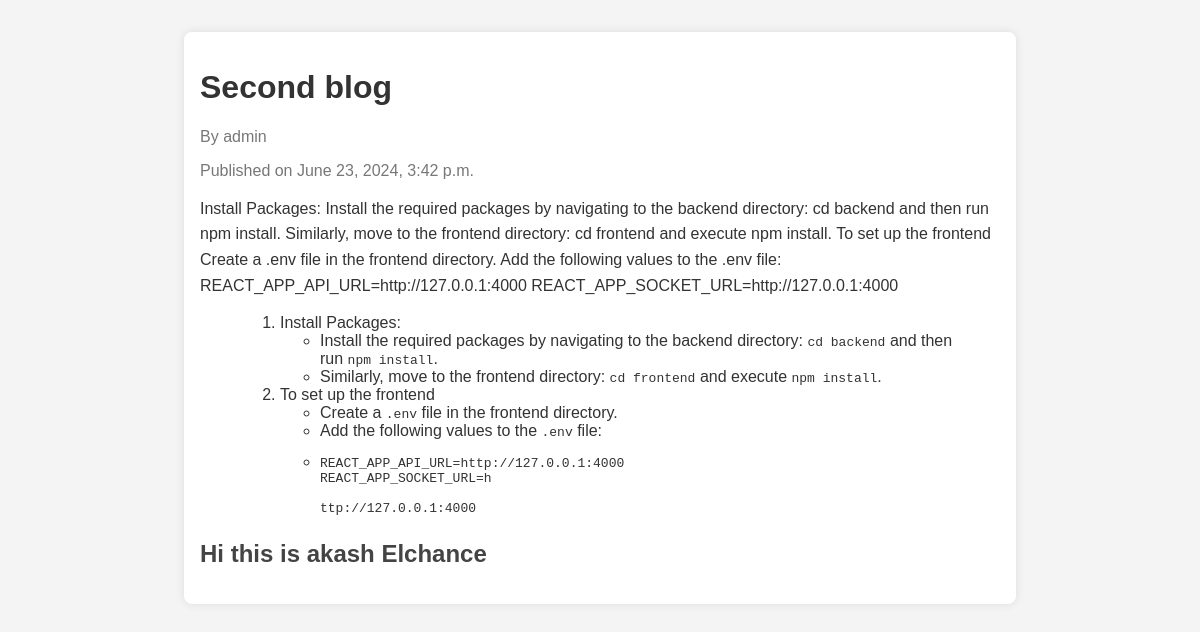
/api/blog/admin/preview/2/, run on the app's committed database.
### blog/models.py (models this page shows, shortened)
class Post(models.Model):
    author = models.ForeignKey(User, on_delete=models.CASCADE)
    title = models.CharField(max_length=200)
    slug = models.SlugField(unique=True, max_length=255, editable=False)
    created_at = models.DateTimeField(auto_now_add=True)
    updated_at = models.DateTimeField(auto_now=True)
    category = models.ManyToManyField('Category')
    tags = models.ManyToManyField('Tag')
    is_published = models.BooleanField(default=False)

class Section(models.Model):
    SECTION_TYPES = [
        ('heading', 'Heading'),
        ('subheading', 'Subheading'),
        ('paragraph', 'Paragraph'),
        ('image', 'Image'),
        ('content', 'Content'),
        ('custom', 'Custom'),
    ]
    post = models.ForeignKey(
        'Post', related_name='sections', on_delete=models.CASCADE)
    section_type = models.CharField(max_length=20, choices=SECTION_TYPES)
    content = models.TextField(blank=True)
    custom_content = CKEditor5Field(
        blank=True, null=True, config_name='extends')
    previous_section = models.OneToOneField(
        'self', related_name='next_section', on_delete=models.SET_NULL, null=True, blank=True)

### blog/views.py (the view)
# urls.py: path('admin/preview/<int:post_id>/', preview_post, name='preview_post')
def preview_post(request, post_id):
    post = get_object_or_404(Post, id=post_id)
    sections = Section.objects.filter(post=post).order_by('id')  # Ensure sections are in order
    return render(request, 'blog/preview_post.html', {'post': post, 'sections': sections})

### templates/blog/preview_post.html (shortened to what this page needs)
{% load static %}
<!DOCTYPE html>
<html lang="en">
<head>
    <link rel="stylesheet" href="{% static 'blog/css/preview.css' %}">
</head>
<body>
    <div class="post-preview">
        <h1>{{ post.title }}</h1>
        <div class="post-meta">
            <p>By {{ post.author }}</p>
            <p>Published on {{ post.created_at }}</p>
        </div>
        <div class="post-content">
            {% for section in sections %}
                {% if section.section_type == 'heading' %}
                    <h2>{{ section.content }}</h2>
                {% elif section.section_type == 'subheading' %}
                    <h3>{{ section.content }}</h3>
                {% elif section.section_type == 'paragraph' %}
                    <p>{{ section.content }}</p>
                {% elif section.section_type == 'image' %}
                    <img src="{{ section.image.image.url }}" alt="{{ section.image.caption }}">
                    <p>{{ section.image.caption }}</p>
                {% elif section.section_type == 'content' %}
                    <p>Content will come here</p>
                {% elif section.section_type == 'custom' %}
                    <div>{{ section.custom_content|safe }}</div>
                {% endif %}
            {% endfor %}
        </div>
    </div>
</body>
</html>

### static/blog/css/preview.css (style rules this page uses)
body { font-family: Arial, sans-serif; background-color: #f4f4f4; color: #333; margin: 0; padding: 0; }
.post-preview { max-width: 800px; margin: 2rem auto; padding: 1rem; background-color: #fff; border-radius: 8px; box-shadow: 0 0 10px rgba(0,0,0,0.1); }
.post-meta { color: #777; margin-bottom: 1rem; }
.post-content h2 { color: #444; margin-top: 1.5rem; }
.post-content p { line-height: 1.6; }

### data on the page
Post: title "Second blog", author "admin", created_at "June 23, 2024, 3:42 p.m."
Section: content "Install Packages: Install the required packages by navigating to the backend directory: cd backend and then run npm install. Similarly, move to the frontend directory: cd frontend and execute npm install. To set up the frontend Create a .env file in the frontend directory. Add the following values to the .env file: REACT_APP_API_URL=http://127.0.0.1:4000 REACT_APP_SOCKET_URL=http://127.0.0.1:4000"
Section: custom_content "Install Packages: Install the required packages by navigating to the backend directory: cd backend and then run npm install . Similarly, move to the frontend directory: cd frontend and execute npm install . To set up the frontend Create a .env file in the frontend directory. Add the following values to the .env file: REACT_APP_API_URL=http://127.0.0.1:4000 REACT_APP_SOCKET_URL=h ttp://127.0.0.1:4000"
Section: content "Hi this is akash Elchance"
